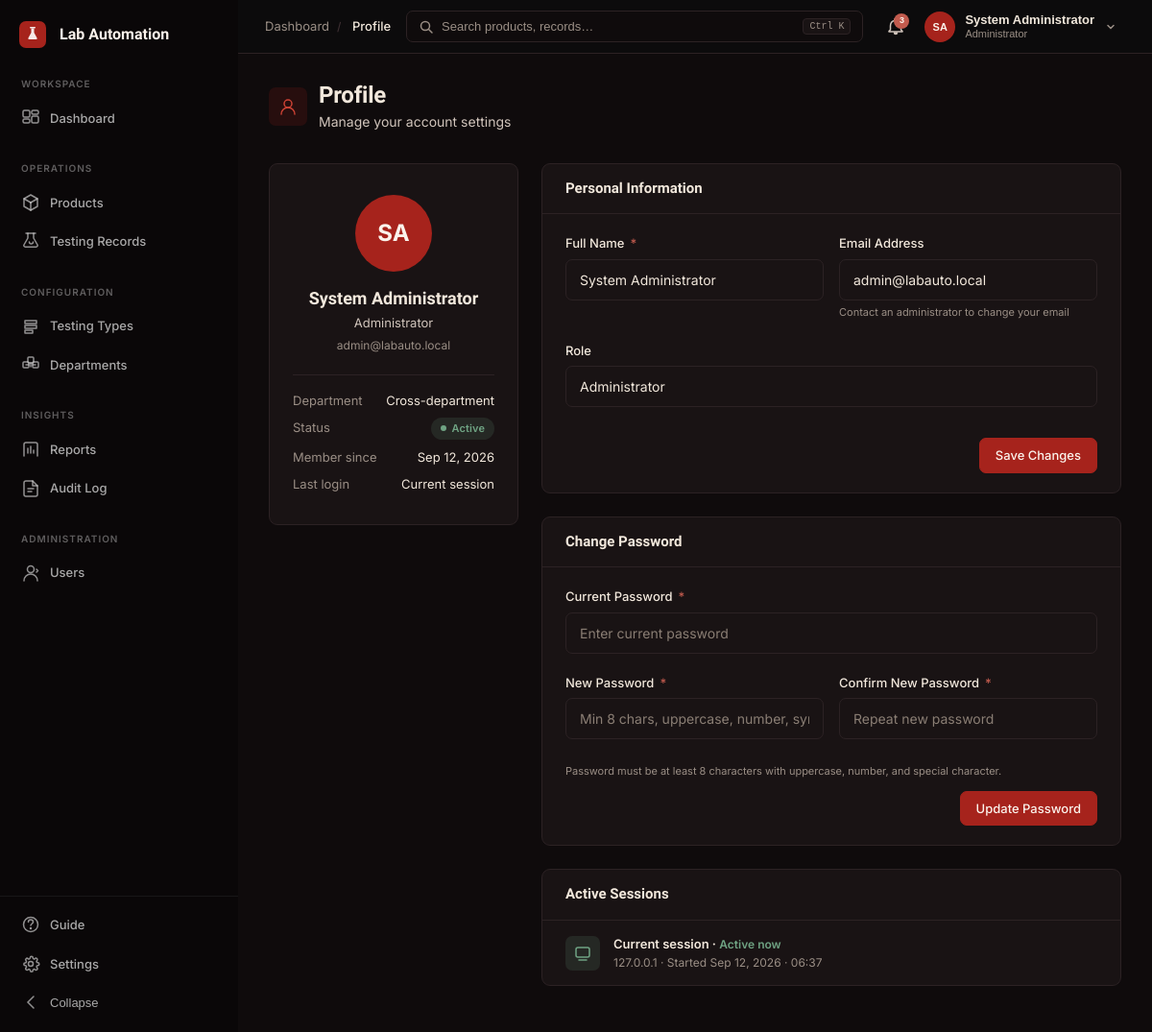
The app's page /profile/index.php (signed in) with its own data.
### tables this page shows
CREATE TABLE users (
    id                     INT UNSIGNED AUTO_INCREMENT PRIMARY KEY,
    workspace_id           INT UNSIGNED NOT NULL,
    name                   VARCHAR(120) NOT NULL,
    email                  VARCHAR(150) NOT NULL,
    email_verified         TINYINT(1) NOT NULL DEFAULT 0,
    password_hash          VARCHAR(255) NOT NULL,
    role                   ENUM('administrator','testing_engineer','lab_technician','quality_manager','auditor') NOT NULL,
    department_id          INT UNSIGNED NULL,
    avatar                 VARCHAR(500) NULL,
    status                 ENUM('active','inactive') NOT NULL DEFAULT 'active',
    invitation_status      ENUM('pending','activated') NULL DEFAULT NULL,
    failed_login_attempts  TINYINT UNSIGNED NOT NULL DEFAULT 0,
    locked_until           DATETIME NULL,
    last_login_at          DATETIME NULL,
    password_changed_at    DATETIME NULL,
    created_at             TIMESTAMP NOT NULL DEFAULT CURRENT_TIMESTAMP,
    updated_at             TIMESTAMP NOT NULL DEFAULT CURRENT_TIMESTAMP ON UPDATE CURRENT_TIMESTAMP,
    UNIQUE KEY uq_users_email (email),
    KEY idx_users_workspace (workspace_id),
    KEY idx_users_department (department_id),
    KEY idx_users_role (role),
    KEY idx_users_status (status),
    CONSTRAINT fk_users_workspace   FOREIGN KEY (workspace_id) REFERENCES workspaces(id),
    CONSTRAINT fk_users_department  FOREIGN KEY (department_id) REFERENCES departments(id) ON DELETE SET NULL
);

### includes/auth.php (called while the page is built, shortened)
<?php
function auth_user(): ?array
{
    return $_SESSION['user'] ?? null;
}
function auth_workspace_id(): int
{
    return (int) ($_SESSION['user']['workspace_id'] ?? 0);
}

### profile/index.php (the view, shortened to what this page needs)
<?php
require_once __DIR__ . '/../includes/helpers.php';
require_once __DIR__ . '/../includes/auth.php';
$breadcrumbs = [
    ['label' => 'Dashboard', 'url' => url('dashboard/index.php')],
    ['label' => 'Profile', 'url' => ''],
];
$pdo = Database::getConnection();
$wsId = auth_workspace_id();
$userStmt = $pdo->prepare("SELECT u.*, d.name AS dept_name FROM users u LEFT JOIN departments d ON u.department_id = d.id WHERE u.id = :id AND u.workspace_id = :ws");
$userStmt->execute(['id' => auth_id(), 'ws' => $wsId]);
$user = $userStmt->fetch();
$lastLogin = $pdo->prepare("SELECT created_at FROM audit_log WHERE actor_id = :uid AND action = 'auth.login' AND workspace_id = :ws ORDER BY created_at DESC LIMIT 1 OFFSET 1");
$lastLogin->execute(['uid' => auth_id(), 'ws' => $wsId]);
$lastLoginDate = $lastLogin->fetchColumn();
require_once __DIR__ . '/../includes/header.php';
?>
<div class="page-header">
  <div class="page-header-left">
    <div class="d-flex align-center gap-12 mb-4">
      <div style="width:40px;height:40px;border-radius:var(--radius-md);background:var(--accent-tint);display:flex;align-items:center;justify-content:center;flex-shrink:0;">
        <svg width="20" height="20" viewBox="0 0 20 20" fill="none" stroke="var(--accent-strong)" stroke-width="1.5" stroke-linecap="round"><circle cx="10" cy="7" r="4"/><path d="M3 18c0-4 3.1-7 7-7s7 3 7 7"/></svg>
      </div>
      <div>
        <h1 class="page-title">Profile</h1>
        <p class="page-subtitle" style="margin-top:2px;">Manage your account settings</p>
      </div>
    </div>
  </div>
</div>
<div class="profile-layout">
  <div>
    <div class="card">
      <div class="card-body" style="text-align:center;padding:32px 24px;">
        <div style="width:80px;height:80px;border-radius:var(--radius-full);background:var(--accent);color:var(--ink-on-accent);display:flex;align-items:center;justify-content:center;font-size:1.5rem;font-weight:700;margin:0 auto 16px;">
          <?= e(user_initials($user['name'])) ?>
        </div>
        <h3 style="font-size:1.125rem;margin-bottom:4px;"><?= e($user['name']) ?></h3>
        <div style="font-size:0.8125rem;color:var(--ink-soft);margin-bottom:4px;"><?= e(role_label($user['role'])) ?></div>
        <div style="font-size:0.75rem;color:var(--ink-faint);"><?= e($user['email']) ?></div>
        <div style="margin-top:20px;padding-top:16px;border-top:1px solid var(--line);display:flex;flex-direction:column;gap:8px;text-align:left;">
          <div class="d-flex justify-between" style="font-size:0.8125rem;">
            <span class="text-faint">Department</span>
            <span><?= e($user['dept_name'] ?? 'Cross-department') ?></span>
          </div>
          <div class="d-flex justify-between" style="font-size:0.8125rem;">
            <span class="text-faint">Status</span>
            <?= status_badge($user['status']) ?>
          </div>
          <div class="d-flex justify-between" style="font-size:0.8125rem;">
            <span class="text-faint">Member since</span>
            <span><?= format_date($user['created_at']) ?></span>
          </div>
          <div class="d-flex justify-between" style="font-size:0.8125rem;">
            <span class="text-faint">Last login</span>
            <span><?= $lastLoginDate ? time_ago($lastLoginDate) : 'Current session' ?></span>
          </div>
        </div>
      </div>
    </div>
  </div>
  <div style="display:flex;flex-direction:column;gap:24px;">
    <div class="card">
      <div class="card-header">
        <h3 class="card-title">Personal Information</h3>
      </div>
      <div class="card-body">
        <form method="post" action="" novalidate>
          <div class="form-row">
            <div class="form-group">
              <label class="form-label">Full Name <span class="required">*</span></label>
              <input type="text" class="form-control" name="full_name" value="<?= e($user['name']) ?>" required minlength="3" data-validate="required|alpha_space|minlength:3">
            </div>
            <div class="form-group">
              <label class="form-label">Email Address</label>
              <input type="email" class="form-control" value="<?= e($user['email']) ?>" disabled>
              <span class="form-hint">Contact an administrator to change your email</span>
            </div>
          </div>
          <div class="form-row">
            <div class="form-group">
              <label class="form-label">Role</label>
              <input type="text" class="form-control" value="<?= e(role_label($user['role'])) ?>" disabled>
            </div>
          </div>
          <div style="display:flex;justify-content:flex-end;padding-top:12px;">
            <button type="submit" class="btn btn-primary">Save Changes</button>
          </div>
        </form>
      </div>
    </div>
    <div class="card">
      <div class="card-header">
        <h3 class="card-title">Change Password</h3>
      </div>
      <div class="card-body">
        <form method="post" action="" novalidate>
          <div class="form-group">
            <label class="form-label">Current Password <span class="required">*</span></label>
            <input type="password" class="form-control" name="current_password" placeholder="Enter current password" required data-validate="required">
          </div>
          <div class="form-row">
            <div class="form-group">
              <label class="form-label">New Password <span class="required">*</span></label>
              <input type="password" class="form-control" name="new_password" id="new_password"
                     placeholder="Min 8 chars, uppercase, number, symbol" required data-validate="required|password">
            </div>
            <div class="form-group">
              <label class="form-label">Confirm New Password <span class="required">*</span></label>
              <input type="password" class="form-control" name="confirm_password"
                     placeholder="Repeat new password" required data-validate="required|match:new_password">
            </div>
          </div>
          <div class="form-hint" style="margin-bottom:12px;">
            Password must be at least 8 characters with uppercase, number, and special character.
          </div>
          <div style="display:flex;justify-content:flex-end;">
            <button type="submit" class="btn btn-primary">Update Password</button>
          </div>
        </form>
      </div>
    </div>
    <div class="card">
      <div class="card-header">
        <h3 class="card-title">Active Sessions</h3>
      </div>
      <div class="card-body" style="padding:0;">
        <div style="display:flex;align-items:center;gap:14px;padding:14px 24px;">
          <div style="width:36px;height:36px;border-radius:var(--radius-md);background:var(--success-tint);color:var(--success);display:flex;align-items:center;justify-content:center;">
            <svg width="18" height="18" viewBox="0 0 18 18" fill="none" stroke="currentColor" stroke-width="1.5" stroke-linecap="round"><rect x="2" y="3" width="14" height="10" rx="2"/><line x1="5" y1="16" x2="13" y2="16"/></svg>
          </div>
          <div style="flex:1;">
            <div style="font-weight:600;font-size:0.8125rem;">Current session · <span style="color:var(--success);font-size:0.75rem;">Active now</span></div>
            <div style="font-size:0.75rem;color:var(--ink-faint);"><?= e($_SERVER['REMOTE_ADDR'] ?? '127.0.0.1') ?> · Started <?= format_datetime(date('Y-m-d H:i:s', (int) ($_SESSION['login_time'] ?? time()))) ?></div>
          </div>
        </div>
      </div>
    </div>
  </div>
</div>
<?php require_once __DIR__ . '/../includes/footer.php'; ?>

### includes/topbar.php (shortened to what this page needs)
<?php
$initials = user_initials($currentUser['name']);
$roleBadge = role_label($currentUser['role']);
?>
<header class="app-topbar" id="appTopbar">
  <div class="topbar-left">
    <?php if (!empty($breadcrumbs)): ?>
    <nav class="breadcrumb-nav" aria-label="Breadcrumb">
      <ol class="breadcrumb">
        <?php foreach ($breadcrumbs as $i => $crumb): ?>
        <li class="breadcrumb-item <?= $i === array_key_last($breadcrumbs) ? 'active' : '' ?>">
          <?php if ($i < array_key_last($breadcrumbs) && !empty($crumb['url'])): ?>
            <a href="<?= e($crumb['url']) ?>"><?= e($crumb['label']) ?></a>
          <?php else: ?>
            <?= e($crumb['label']) ?>
          <?php endif; ?>
        </li>
        <?php endforeach; ?>
      </ol>
    </nav>
    <?php endif; ?>
  </div>
  <div class="topbar-center">
    <button type="button" class="search-trigger" id="searchTrigger" aria-label="Search">
      <svg width="16" height="16" viewBox="0 0 16 16" fill="none" stroke="currentColor" stroke-width="1.5" stroke-linecap="round"><circle cx="7" cy="7" r="4.5"/><line x1="10.5" y1="10.5" x2="14" y2="14"/></svg>
      <span class="search-placeholder">Search products, records…</span>
      <kbd class="search-shortcut">Ctrl K</kbd>
    </button>
  </div>
  <div class="topbar-right">
    <div class="topbar-notifications" id="notifDropdown">
      <button type="button" class="topbar-icon-btn" aria-label="Notifications" data-dropdown="notifications">
        <?php if ($notifCount > 0): ?>
        <span class="notif-badge" id="notifBadge"><?= $notifCount ?></span>
        <?php else: ?>
        <span class="notif-badge" id="notifBadge" style="display:none;">0</span>
        <?php endif; ?>
      </button>
    </div>
    <div class="topbar-user" id="userDropdown">
      <button type="button" class="user-trigger" data-dropdown="user-menu" aria-label="User menu">
        <span class="user-avatar"><?= e($initials) ?></span>
        <div class="user-info">
          <span class="user-name"><?= e($currentUser['name']) ?></span>
          <span class="user-role"><?= e($roleBadge) ?></span>
        </div>
        <svg class="chevron-icon" width="14" height="14" viewBox="0 0 14 14" fill="none" stroke="currentColor" stroke-width="1.5" stroke-linecap="round"><polyline points="4,5.5 7,8.5 10,5.5"/></svg>
      </button>
    </div>
  </div>
</header>

### includes/helpers.php (shortened to what this page needs)
<?php
function e(string $value): string
{
    return htmlspecialchars($value, ENT_QUOTES | ENT_SUBSTITUTE, 'UTF-8');
}
function url(string $path = ''): string
{
    return BASE_URL . '/' . ltrim($path, '/');
}
function format_date(?string $date, string $format = 'M j, Y'): string
{
    return (new DateTimeImmutable($date))->format($format);
}
function format_datetime(?string $datetime): string
{
    return (new DateTimeImmutable($datetime))->format('M j, Y · H:i');
}
function status_badge(string $status): string
{
    $map = [
        'registered'             => ['label' => 'Registered',       'class' => 'badge-info'],
        'assigned'               => ['label' => 'Assigned',         'class' => 'badge-info'],
        'in_testing'             => ['label' => 'In Testing',       'class' => 'badge-warning'],
        'submitted_for_review'   => ['label' => 'Under Review',     'class' => 'badge-warning'],
        'passed'                 => ['label' => 'Passed',           'class' => 'badge-success'],
        'failed'                 => ['label' => 'Failed',           'class' => 'badge-fail'],
        'failed_pending_rework'  => ['label' => 'Rework',           'class' => 'badge-fail'],
        'pending_cpri_approval'  => ['label' => 'Pending CPRI',     'class' => 'badge-warning'],
        'approved'               => ['label' => 'Approved',         'class' => 'badge-success'],
        'released'               => ['label' => 'Released',         'class' => 'badge-success'],
        'on_hold'                => ['label' => 'On Hold',          'class' => 'badge-hold'],
        'rejected'               => ['label' => 'Rejected',         'class' => 'badge-fail'],
        'cancelled'              => ['label' => 'Cancelled',        'class' => 'badge-hold'],
        'active'                 => ['label' => 'Active',           'class' => 'badge-success'],
        'inactive'               => ['label' => 'Inactive',         'class' => 'badge-hold'],
        'archived'               => ['label' => 'Archived',         'class' => 'badge-hold'],
        'pass'                   => ['label' => 'Pass',             'class' => 'badge-success'],
        'fail'                   => ['label' => 'Fail',             'class' => 'badge-fail'],
    ];
    $entry = $map[$status] ?? ['label' => ucfirst(str_replace('_', ' ', $status)), 'class' => 'badge-hold'];
    return '<span class="status-badge ' . $entry['class'] . '"><span class="status-dot"></span>' . e($entry['label']) . '</span>';
}
function role_label(string $role): string
{
    $map = [
        'administrator'    => 'Administrator',
        'testing_engineer' => 'Testing Engineer',
        'lab_technician'   => 'Lab Technician',
        'quality_manager'  => 'Quality Manager',
        'auditor'          => 'Auditor',
    ];
    return $map[$role] ?? ucfirst(str_replace('_', ' ', $role));
}
function user_initials(?string $name): string
{
    $parts = explode(' ', trim($name));
    return strtoupper($parts[0][0] . end($parts)[0]);
}
function unread_notification_count(PDO $pdo, int $userId): int
{
    $wsId = auth_workspace_id();
    $stmt = $pdo->prepare('SELECT COUNT(*) FROM notifications WHERE workspace_id = :ws AND user_id = :uid AND is_read = 0');
    $stmt->execute(['ws' => $wsId, 'uid' => $userId]);
    return (int) $stmt->fetchColumn();
}

### records on screen
users: name "SA", name "System Administrator", role "Administrator", email "admin@labauto.local", status "Active", created_at "Sep 12, 2026", full_name "System Administrator"

### other values on screen
$crumb['label'] "Dashboard"
$crumb['label'] "Profile"
$notifCount "3"
$user['dept_name'] "Cross-department"
$_SERVER['REMOTE_ADDR'] "127.0.0.1"
